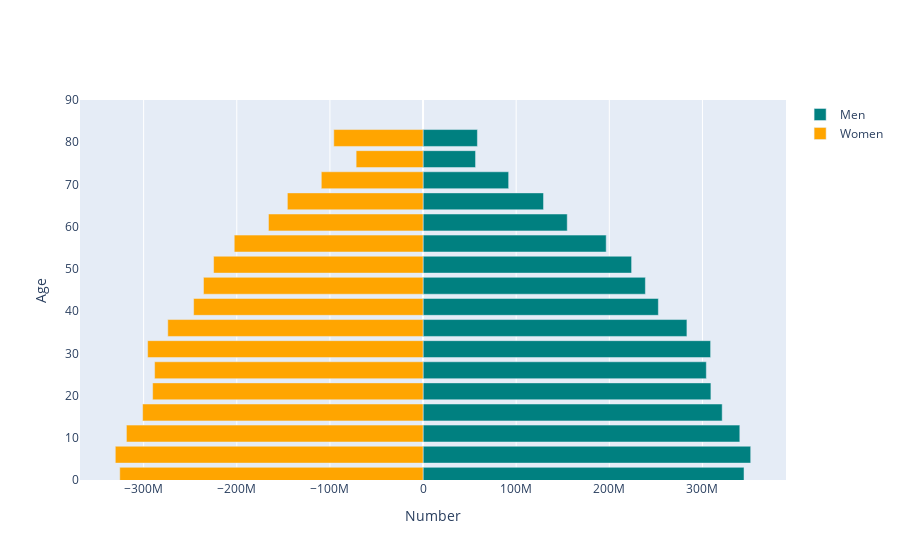

This figure's notebook cell:
### Code cell
py.init_notebook_mode(connected=True)

layout = go.Layout(barmode='overlay',
                   yaxis=go.layout.YAxis(range=[0, 90], title='Age'),
                   xaxis=go.layout.XAxis(title='Number'))

year = 2021

bins = [go.Bar(x = world.loc[str(year),:].filter(regex="Male").values,
               y = [int(s[:2])+1 for s in age_ranges],
               orientation='h',
               name='Men',
               marker=dict(color='teal'),
               hoverinfo='skip'
               ),

        go.Bar(x = -world.loc[str(year),:].filter(regex="Female").values,
               y=[int(s[:2])+1 for s in age_ranges],
               orientation='h',
               name='Women',
               marker=dict(color='orange'),
               hoverinfo='skip',
               )
        ]
py.iplot(dict(data=bins, layout=layout))

### Figure 1 — Plotly figure (JSON) as saved in the notebook; plotly's stock layout.template omitted (floating-point values rounded to 4 significant figures)
{"data": [{"hoverinfo": "skip", "marker": {"color": "teal"}, "name": "Men", "orientation": "h", "type": "bar", "x": [344642726, 351817813, 340127271, 321202355, 309083360, 304174431, 308769333, 283340721, 252673663, 238745240, 223940974, 196665231, 154831185, 129374440, 91919998, 56378705, 58369322], "y": [1, 6, 11, 16, 21, 26, 31, 36, 41, 46, 51, 56, 61, 66, 71, 76, 81]}, {"hoverinfo": "skip", "marker": {"color": "orange"}, "name": "Women", "orientation": "h", "type": "bar", "x": [-325635497, -330426857, -318486190, -301107514, -290336120, -288232380, -295706689, -274082387, -246328816, -235741925, -224892532, -202709115, -165964011, -145667772, -109252199, -71826581, -95852414], "y": [1, 6, 11, 16, 21, 26, 31, 36, 41, 46, 51, 56, 61, 66, 71, 76, 81]}], "layout": {"autosize": true, "barmode": "overlay", "xaxis": {"autorange": true, "range": [-368300000.0, 389700000.0], "title": {"text": "Number"}, "type": "linear"}, "yaxis": {"range": [0, 90], "title": {"text": "Age"}, "type": "linear"}}}
